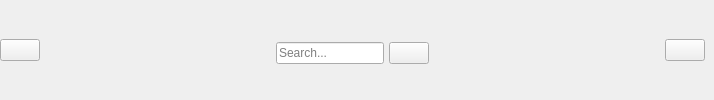
        <widget class="QWidget" name="widget" native="true">
         <property name="minimumSize">
          <size>
           <width>0</width>
           <height>40</height>
          </size>
         </property>
         <layout class="QHBoxLayout" name="horizontalLayout_4">
          <property name="spacing">
           <number>0</number>
          </property>
          <property name="leftMargin">
           <number>0</number>
          </property>
          <property name="topMargin">
           <number>0</number>
          </property>
          <property name="rightMargin">
           <number>9</number>
          </property>
          <property name="bottomMargin">
           <number>0</number>
          </property>
          <item>
           <widget class="QPushButton" name="change_btn">
            <property name="text">
             <string/>
            </property>
            <property name="icon">
             <iconset resource="../../new_icon/resources.qrc">
              <normaloff>:/icon/menu.png</normaloff>:/icon/menu.png</iconset>
            </property>
            <property name="iconSize">
             <size>
              <width>20</width>
              <height>20</height>
             </size>
            </property>
            <property name="checkable">
             <bool>true</bool>
            </property>
           </widget>
          </item>
          <item>
           <spacer name="horizontalSpacer">
            <property name="orientation">
             <enum>Qt::Horizontal</enum>
            </property>
            <property name="sizeHint" stdset="0">
             <size>
              <width>236</width>
              <height>20</height>
             </size>
            </property>
           </spacer>
          </item>
          <item>
           <layout class="QHBoxLayout" name="horizontalLayout">
            <property name="spacing">
             <number>5</number>
            </property>
            <property name="topMargin">
             <number>7</number>
            </property>
            <item>
             <widget class="QLineEdit" name="search_input">
              <property name="styleSheet">
               <string notr="true"/>
              </property>
              <property name="placeholderText">
               <string>Search...</string>
              </property>
             </widget>
            </item>
            <item>
             <widget class="QPushButton" name="search_btn">
              <property name="text">
               <string/>
              </property>
              <property name="icon">
               <iconset resource="../../new_icon/resources.qrc">
                <normaloff>:/icon/search.png</normaloff>:/icon/search.png</iconset>
              </property>
             </widget>
            </item>
           </layout>
          </item>
          <item>
           <spacer name="horizontalSpacer_2">
            <property name="orientation">
             <enum>Qt::Horizontal</enum>
            </property>
            <property name="sizeHint" stdset="0">
             <size>
              <width>236</width>
              <height>20</height>
             </size>
            </property>
           </spacer>
          </item>
          <item>
           <widget class="QPushButton" name="user_btn">
            <property name="layoutDirection">
             <enum>Qt::RightToLeft</enum>
            </property>
            <property name="text">
             <string/>
            </property>
            <property name="icon">
             <iconset resource="../../new_icon/resources.qrc">
              <normaloff>:/icon/user1.png</normaloff>:/icon/user1.png</iconset>
            </property>
            <property name="iconSize">
             <size>
              <width>20</width>
              <height>20</height>
             </size>
            </property>
           </widget>
          </item>
         </layout>
        </widget>
